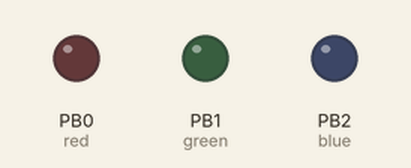
A sketch run on a simulated ATtiny85, built with avr-gcc and run on an emulated ATtiny85. On the bench: output pins drawn as LEDs (lit = HIGH).

Above: at 0.1 s.
At 8.1 s:
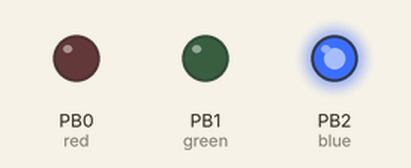
At 16.1 s:
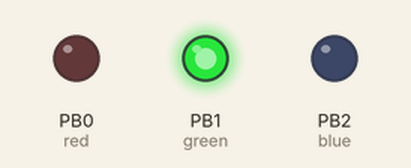
Timing chart, 0 to 17.6 s (numbered marks = the images above):
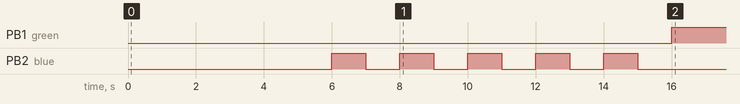

Measured:
- by itself, PB1 (green): LOW → HIGH at 16.0 s

The sketch:

countdown_stoplight.ino
```cpp
/*
BOOTLOADER, ETC:
#https://engineersportal.com/blog/2018/5/19/attiny85-arduino-board-how-to-flash-the-arduino-bootloader-and-run-a-simple-sketch

LED:
pinout = red, ground(long leg), greeen, blue
red = 330 resistor, 5/PB0
ground = ground
green = 330 resistor, 6/PB1
blue = 330 resistor, 7/PB2
#https://www.youtube.com/watch?v=5Qi93MjlqzE


ATTINY:
1/pb5 = one side of the button
2/pb3 = nothing
3/pb4 = nothing
4/gnd = gnd on power supply

5/pb0 = 330 resistor, red led leg
6/pb1 = 330 resistor, green led leg
7/pb2 = 330 resistor, blue led leg
8/vcc = vcc
#https://engineersportal.com/blog/2018/5/19/attiny85-arduino-board-how-to-flash-the-arduino-bootloader-and-run-a-simple-sketch


BUTTON:
both same side
1: ground
2: 1/pb5
 #https://programmingelectronics.com/how-to-use-an-external-reset-button-with-arduino/
 */

const int red = 0;
const int green = 1;
const int blue = 2;
const int CheckFreqSec = 5;
const int CountdownHours = 5;
unsigned long uptime = 0;
//1-4 = green
//4-5 = yello
//5+ = red
//https://www.calculateme.com/time/hours/to-milliseconds/
//unsigned long CoutdownMillis = CountdownHours * 3600000;
//unsigned long CountdownMillisMinusHour = (CountdownHours - 1) * 3600000;
//DEBUG minutes
//const int uptime = 4;
unsigned long CoutdownMillis = CountdownHours * 60000;
unsigned long CountdownMillisMinusHour = (CountdownHours - 1) * 60000;

void setup() {
  pinMode(red, OUTPUT);
  pinMode(green, OUTPUT);
  pinMode(blue, OUTPUT);

//on boot blink how long the countdown timer is set for
//countdown time will be off by this plus a small bit of boot time.
//so at 5 hours == 5*2 + (5+1)= 16 sec.  off by roughly 20 sec
  delay (5000);
  int i = 0;
  while (i < CountdownHours) {
    digitalWrite(blue, LOW);
    delay (1000);
    digitalWrite(blue, HIGH);
    delay (1000);
    i++;
  }
  digitalWrite(blue, LOW);
  delay (1000);
}

int AllOff(){
    digitalWrite(green, LOW);
    digitalWrite(blue, LOW);
    digitalWrite(red, LOW);
}

void loop() {
  uptime = millis();
//if between 0 uptime and hours -1 uptime
if (uptime >= 0 && uptime < CountdownMillisMinusHour) {
    AllOff();
    digitalWrite(green, HIGH);
}
//else if between hours -1 uptime and hours uptime
else if (uptime >= CountdownMillisMinusHour && uptime < CoutdownMillis) {
    AllOff();
    digitalWrite(red, HIGH);
    digitalWrite(green, HIGH);
}
//else if uptime is greater than hours
else if (uptime >= CoutdownMillis) {
    AllOff();
    digitalWrite(red, HIGH);
}
//else this sholdn't happen.  blue is error.
else {
    AllOff();
    digitalWrite(blue, HIGH);
}
delay (CheckFreqSec * 1000);
}
```
